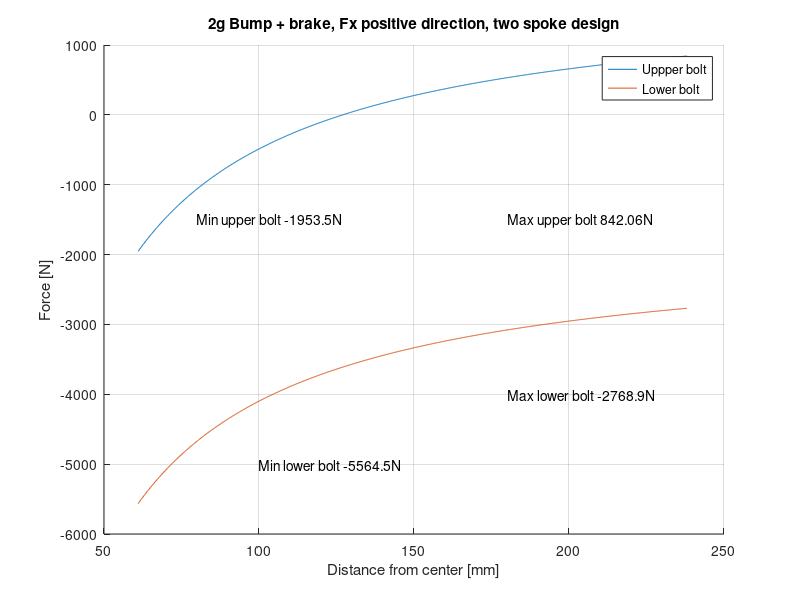
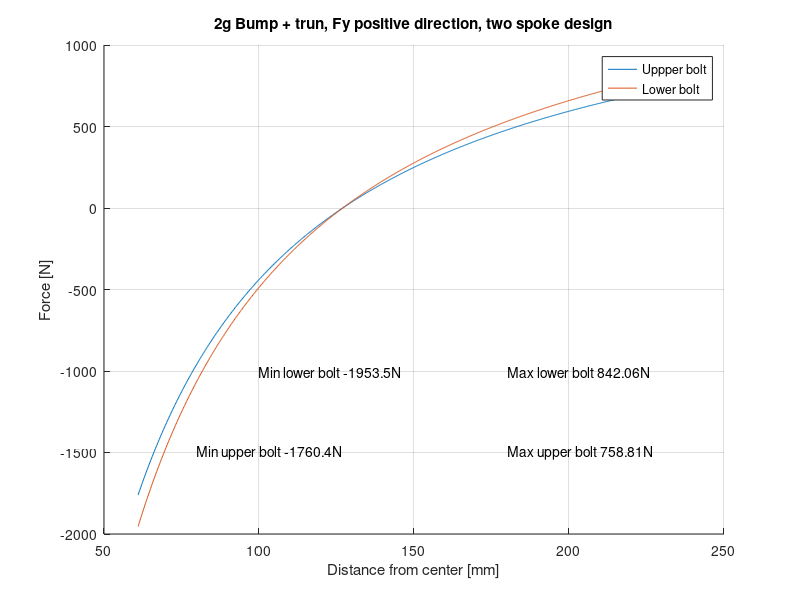

The MATLAB script that drew these images, in order:
inch2mm = 25.4; %mm/inch

tierDiameter = 10 *inch2mm; % 10" Hoosier
tierRadius = tierDiameter / 2;

boltSize = 6; %mm or M6,
gearboxDiameter = 110; %mm
minBoltArm = ( gearboxDiameter / 2 ) + boltSize; %mm
maxBoltArm = 244 - boltSize; %mm - from CAD.
boltArms = [minBoltArm:0.2:maxBoltArm]; 


% 2g Bump + brake
Fz = 3418; %N
Fx = 3611; %N
Fy = 0;    %N

% Moment around wheel center = 0
% Fx  * tierRadius + lowerBolt * boltArm + upperBolt * boltArm = 0
% Sum of FX = 0;
% lowerBolt - upperBolt + Fx = 0
% lowerBolt = -(-upperBolt + Fx);
% => Fx  * tierRadius + -(upperBolt + Fx) * boltArm + upperBolt * boltArm = 0
% => Fx  * (tierRadius - boltArm) + upperBolt * boltArm + upperBolt * boltArm = 0
upperBolt = -Fx .* (tierRadius - boltArms) ./ (boltArms .* 2);
lowerBolt = -(-upperBolt + Fx);

figure;
grid on; hold on;
plot(boltArms, upperBolt)
plot(boltArms, lowerBolt)
text(80,-1500, ['Min upper bolt ', num2str(min(upperBolt),5), 'N'])
text(180,-1500, ['Max upper bolt ', num2str(max(upperBolt),5), 'N'])
text(100,-5000, ['Min lower bolt ', num2str(min(lowerBolt),5), 'N'])
text(180,-4000, ['Max lower bolt ', num2str(max(lowerBolt),5), 'N'])
title('2g Bump + brake, Fx positive direction, two spoke design')
xlabel('Distance from center [mm]')
ylabel('Force [N]')
legend('Uppper bolt', 'Lower bolt')



% 2g Bump + turn
Fz = 3674; %N
Fx = 0;    %N
Fy = 3254; %N

upperBolt_t = -Fy .* (tierRadius - boltArms) ./ (boltArms .* 2);
lowerBolt_t = -(-upperBolt + Fx);

figure;
grid on; hold on;
plot(boltArms, upperBolt_t)
plot(boltArms, lowerBolt_t)
text(80,-1500, ['Min upper bolt ', num2str(min(upperBolt_t),5), 'N'])
text(180,-1500, ['Max upper bolt ', num2str(max(upperBolt_t),5), 'N'])
text(100,-1000, ['Min lower bolt ', num2str(min(lowerBolt_t),5), 'N'])
text(180,-1000, ['Max lower bolt ', num2str(max(lowerBolt_t),5), 'N'])
title('2g Bump + trun, Fy positive direction, two spoke design')
xlabel('Distance from center [mm]')
ylabel('Force [N]')
legend('Uppper bolt', 'Lower bolt')
